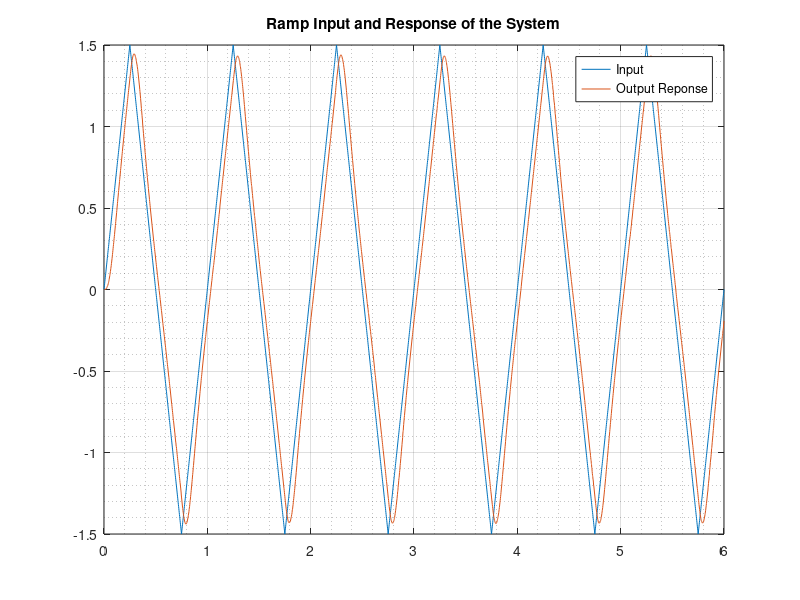

Here is the MATLAB script that generated this plot:
clc;
clear;

load("Ramp_Input.mat");
time = Ramp_Input.time();
time = time.';
value = Ramp_Input.signals().values();
value = value.';
plot(time, value);
hold on;

load("Ramp_Response.mat");
time = Ramp_Resp.time();
time = time.';
value = Ramp_Resp.signals().values();
value = value.';
plot(time, value);

legend("Input", "Output Reponse")
title("Ramp Input and Response of the System");
grid on;
grid minor;